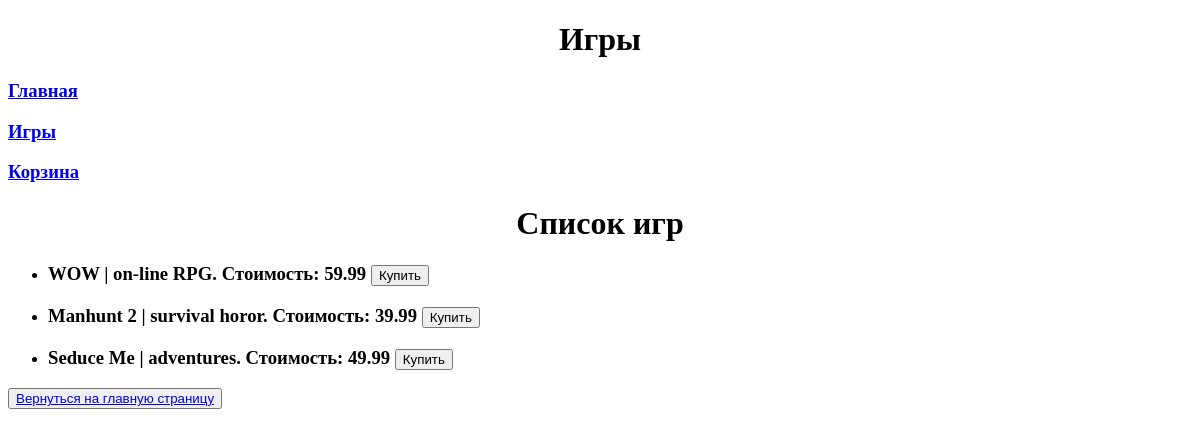
The page /games/ on the database as committed earlier.
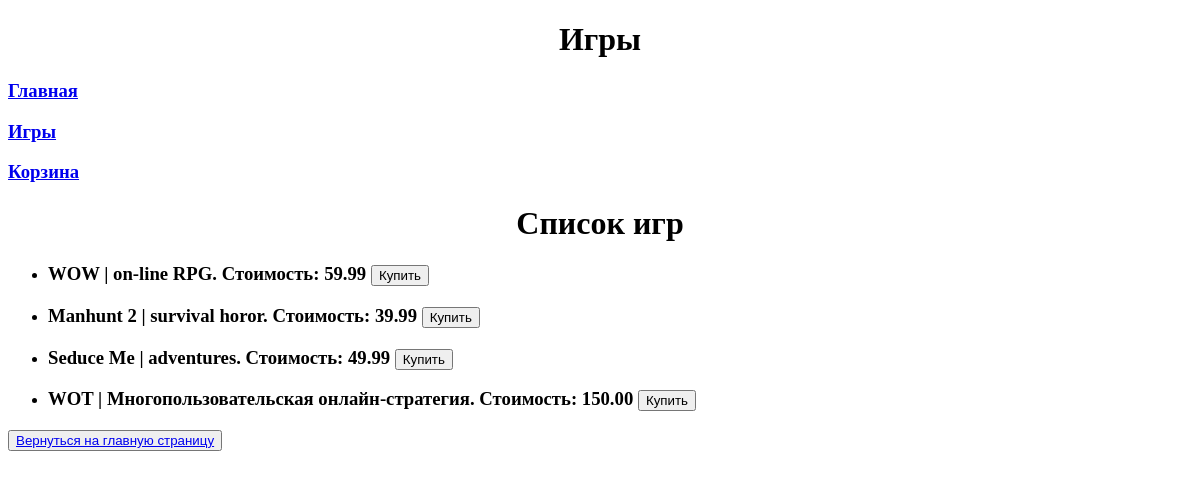
The same page on the database as committed later.
### task1/models.py (models this page shows, shortened)
class Game(models.Model):
    title = models.CharField(max_length=255)  # Название игры
    cost = models.DecimalField(max_digits=10, decimal_places=2)  # Цена игры
    size = models.DecimalField(max_digits=10, decimal_places=2)  # Размер файлов игры
    description = models.TextField()  # Описание игры
    age_limited = models.BooleanField(default=False)  # Ограничение по возрасту
    buyers = models.ManyToManyField(Buyer, related_name='games')  # Покупатели

### task1/views.py (the view)
# urls.py: path('games/', index_game),
def index_game(request):
    games_all = Game.objects.all()
    return render(request, 'games.html', context={'games_menu': games_all})

### templates/games.html (shortened to what this page needs)
{% extends 'menu.html' %}
    {% block pagename %} <h1 align="center">Игры</h1>{% endblock %}
        {% block menu %}
        {{ block.super }}
        {% endblock %}
        {% block content %}
        <h1 align="center">Список игр</h1>
    <ul>
        {% for game in games_menu %}
            <li>
                <h3>{{ game.title }} | {{ game.description }}. Стоимость: {{ game.cost }}
                    <button>Купить</button> </h3>
            </li>
        {% empty %}
            <li>Нет доступных игр.</li>
        {% endfor %}
    </ul>
        {% endblock %}
        {% block basement %}
        <button><a href="http://127.0.0.1:8000">Вернуться на главную страницу</a></button>
        {% endblock %}

Rows that differ between the two databases and show on the page:
added Game: title "WOT", description "Многопользовательская онлайн-стратегия", cost "150.00"
